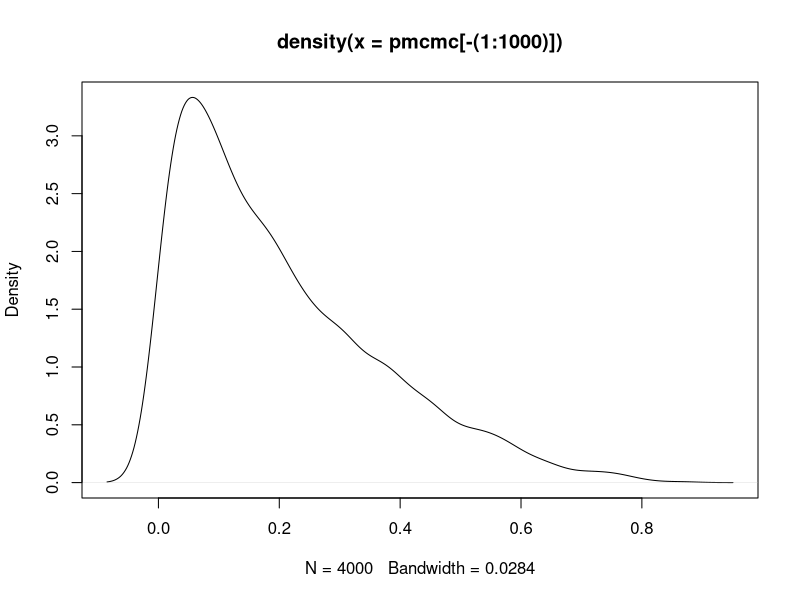

Source code (R):
# One dimensional mixture
n <- 1000
mcmc <- 5000
mu <- c(100, 104)
sigma <- c(1, 1)
alpha0 <- 1
beta0 <- 3
ptrue <- rbeta(1, alpha0, beta0)
ytrue <- rbinom(1, size=1, prob=ptrue)
x <- rnorm(n, mean=mu[ytrue+1], sd=sigma[ytrue+1])

p <- rbeta(1, alpha0, beta0)
pmcmc <- ymcmc <- rep(NA, mcmc)
for (i in 1:mcmc) {
  theta <- (1 + exp(sum(log(1-p) + dnorm(x, mean=mu[2], sd=sigma[2], log=TRUE) - log(p) - dnorm(x, mean=mu[1], sd=sigma[1], log=TRUE))))^(-1)
  ymcmc[i] <- y <- rbinom(1, size=1, prob=1-theta)
  pmcmc[i] <- p <- rbeta(1, y+alpha0, 1-y+beta0)
}

plot(density(pmcmc[-(1:1000)]))
